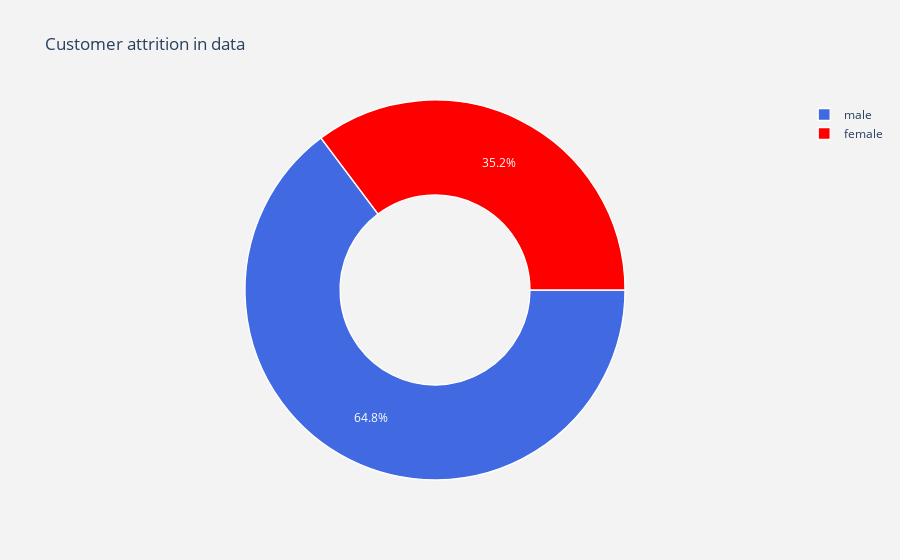

Notebook source saved alongside this figure:
### Markdown cell above
## Lets Visualize Male and Female onboard the ship

### Code cell
#labels
lab = titanic["Sex"].value_counts().keys().tolist()
#values
val = titanic["Sex"].value_counts().values.tolist()

trace = go.Pie(labels = lab ,
               values = val ,
               marker = dict(colors =  [ 'royalblue' ,'red'],
                             line = dict(color = "white",
                                         width =  1.3)
                            ),
               rotation = 90,
               hoverinfo = "label+value+text",
               hole = .5
              )
layout = go.Layout(dict(title = "Customer attrition in data",
                        plot_bgcolor  = "rgb(243,243,243)",
                        paper_bgcolor = "rgb(243,243,243)",
                       )
                  )

data = [trace]
fig = go.Figure(data = data,layout = layout)
py.iplot(fig)

### Figure 1 — Plotly figure (JSON) as saved in the notebook; plotly's stock layout.template omitted (floating-point values rounded to 4 significant figures)
{"data": [{"hole": 0.5, "hoverinfo": "label+value+text", "labels": ["male", "female"], "marker": {"colors": ["royalblue", "red"], "line": {"color": "white", "width": 1.3}}, "rotation": 90, "type": "pie", "values": [577, 314]}], "layout": {"paper_bgcolor": "rgb(243,243,243)", "plot_bgcolor": "rgb(243,243,243)", "title": {"text": "Customer attrition in data"}}}
